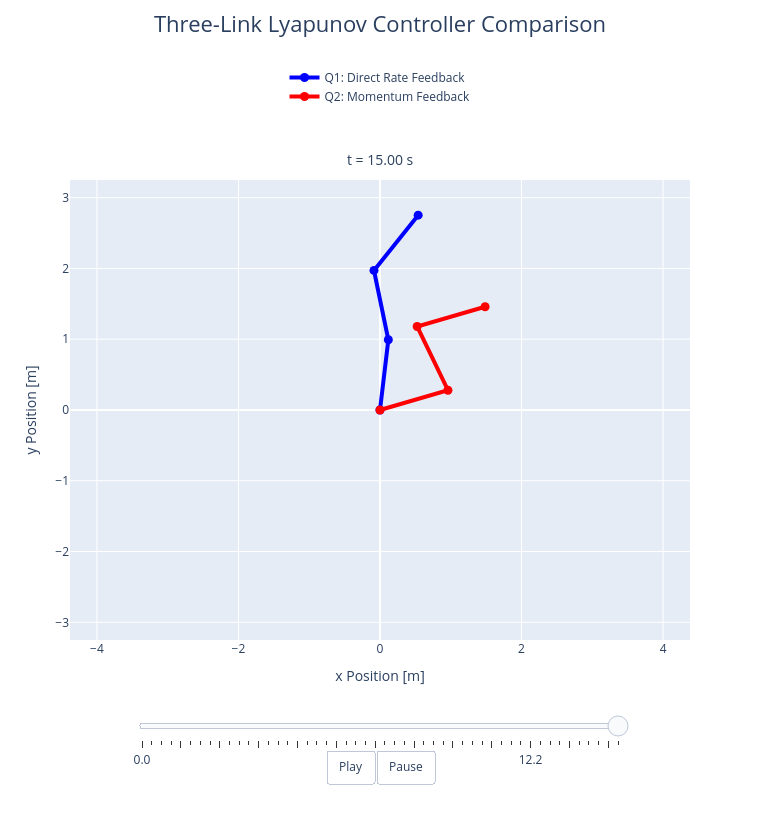

The notebook cell this image was saved under:
### Code cell
"""
Run and visualize a self-contained comparison of the two Lyapunov
rate-regulation controllers for the three-link system.

This cell is intended as an experimental visualization layer. The
initial link orientations, angular rates, controller gains, simulation
duration, and animation settings can all be changed from the editable
inputs below without modifying the earlier numerical example.

Both controllers are simulated from exactly the same initial state and
their three-link mechanisms are overlaid in the same physical x-y frame:

    Blue : Q_1 = -P_1 q_dot
    Red  : Q_2 = -P_2 [M(q)] q_dot

Their separation during the transient therefore shows how two
Lyapunov-stabilizing controllers can produce different closed-loop
behaviour despite having the same rate-regulation objective.

The simulated trajectories are sampled into animation_data and displayed
interactively using Plotly. The animation can be played continuously or
scrubbed manually using the time slider to inspect individual stages of
the transient response.

The animation_data object is intentionally retained so that the same
simulated response can be passed to a separate GIF export cell without
rerunning the simulation.

This cell reuses the mechanical model developed earlier and assumes that
the following already exist:

    - mass_matrix(q)
    - mass_matrix_derivatives(q)
    - closed_loop_dynamics(t, state, controller)
    - l_1, l_2, l_3
"""

import numpy as np
import plotly.graph_objects as go

from scipy.integrate import solve_ivp


# ============================================================
# User-editable inputs
# ============================================================

# Initial link orientations [deg]
initial_angles_deg = [
    0.0,
    180.0,
    0.0,
]

# Initial link angular rates [deg/s]
initial_rates_deg = [
    0.0,
    -60.0,
    0.0,
]

# Controller gains
P_1_visualization = 1.0      # [kg m^2 / s]
P_2_visualization = 0.72     # [1 / s]

# Simulation interval and output spacing [s]
t_start = 0.0
t_end = 15.0
dt = 0.01

# Animation settings
n_animation_frames = 50
frame_duration_ms = 100


# ============================================================
# Visualization-specific controllers
# ============================================================

def rate_feedback_visualization(q, q_dot):
    Q = -P_1_visualization * q_dot

    return Q


def momentum_feedback_visualization(q, q_dot):
    M = mass_matrix(q)

    generalized_momentum = M @ q_dot
    Q = -P_2_visualization * generalized_momentum

    return Q


# ============================================================
# Build the initial state and simulate both controllers
# ============================================================

n_points = int(
    (t_end - t_start) / dt
) + 1

time_visualization = np.linspace(
    t_start,
    t_end,
    n_points,
)

q_0_visualization = np.deg2rad(
    initial_angles_deg
)

q_dot_0_visualization = np.deg2rad(
    initial_rates_deg
)

initial_state_visualization = np.concatenate(
    (
        q_0_visualization,
        q_dot_0_visualization,
    )
)


solution_Q1_visualization = solve_ivp(
    fun=closed_loop_dynamics,
    t_span=(t_start, t_end),
    y0=initial_state_visualization,
    t_eval=time_visualization,
    args=(rate_feedback_visualization,),
    rtol=1e-10,
    atol=1e-12,
)


solution_Q2_visualization = solve_ivp(
    fun=closed_loop_dynamics,
    t_span=(t_start, t_end),
    y0=initial_state_visualization,
    t_eval=time_visualization,
    args=(momentum_feedback_visualization,),
    rtol=1e-10,
    atol=1e-12,
)


# ============================================================
# Convert link orientations into physical endpoint coordinates
# ============================================================

def link_endpoints(q):
    theta_1, theta_2, theta_3 = q

    x_0 = 0.0
    y_0 = 0.0

    x_1 = l_1 * np.cos(theta_1)
    y_1 = l_1 * np.sin(theta_1)

    x_2 = x_1 + l_2 * np.cos(theta_2)
    y_2 = y_1 + l_2 * np.sin(theta_2)

    x_3 = x_2 + l_3 * np.cos(theta_3)
    y_3 = y_2 + l_3 * np.sin(theta_3)

    x_coordinates = np.array([
        x_0,
        x_1,
        x_2,
        x_3,
    ])

    y_coordinates = np.array([
        y_0,
        y_1,
        y_2,
        y_3,
    ])

    return x_coordinates, y_coordinates


# ============================================================
# Sample both simulated trajectories for visualization
# ============================================================

frame_indices = np.linspace(
    0,
    time_visualization.size - 1,
    n_animation_frames,
    dtype=int,
)

q_history_Q1 = solution_Q1_visualization.y[:3, :]
q_history_Q2 = solution_Q2_visualization.y[:3, :]

animation_data = []


for solution_index in frame_indices:

    q_Q1 = q_history_Q1[
        :,
        solution_index
    ]

    q_Q2 = q_history_Q2[
        :,
        solution_index
    ]

    x_Q1, y_Q1 = link_endpoints(
        q_Q1
    )

    x_Q2, y_Q2 = link_endpoints(
        q_Q2
    )

    current_time = time_visualization[
        solution_index
    ]

    frame_data = {
        "x_Q1": x_Q1,
        "y_Q1": y_Q1,
        "x_Q2": x_Q2,
        "y_Q2": y_Q2,
        "time": current_time,
    }

    animation_data.append(
        frame_data
    )


# ============================================================
# Construct the interactive Plotly animation
# ============================================================

axis_limit = (
    l_1
    + l_2
    + l_3
    + 0.25
)

initial_frame = animation_data[0]


figure = go.Figure(
    data=[
        go.Scatter(
            x=initial_frame["x_Q1"],
            y=initial_frame["y_Q1"],
            mode="lines+markers",
            name="Q1: Direct Rate Feedback",
            line=dict(
                color="blue",
                width=4,
            ),
            marker=dict(
                color="blue",
                size=9,
            ),
        ),

        go.Scatter(
            x=initial_frame["x_Q2"],
            y=initial_frame["y_Q2"],
            mode="lines+markers",
            name="Q2: Momentum Feedback",
            line=dict(
                color="red",
                width=4,
            ),
            marker=dict(
                color="red",
                size=9,
            ),
        ),
    ]
)


# ============================================================
# Build the Plotly animation frames
# ============================================================

plotly_frames = []


for frame_number, frame_data in enumerate(animation_data):

    plotly_frame = go.Frame(
        name=str(frame_number),

        data=[
            go.Scatter(
                x=frame_data["x_Q1"],
                y=frame_data["y_Q1"],
            ),

            go.Scatter(
                x=frame_data["x_Q2"],
                y=frame_data["y_Q2"],
            ),
        ],

        traces=[
            0,
            1,
        ],

        layout=go.Layout(
            annotations=[
                dict(
                    text=f't = {frame_data["time"]:.2f} s',
                    x=0.5,
                    y=1.02,
                    xref="paper",
                    yref="paper",
                    xanchor="center",
                    yanchor="bottom",
                    showarrow=False,
                    font=dict(
                        size=14,
                    ),
                )
            ]
        ),
    )

    plotly_frames.append(
        plotly_frame
    )


figure.frames = plotly_frames


# ============================================================
# Build the time slider
# ============================================================

slider_steps = []

slider_label_interval = max(
    1,
    n_animation_frames // 5
)


for frame_number, frame_data in enumerate(animation_data):

    show_label = (
        frame_number % slider_label_interval == 0
        or frame_number == n_animation_frames - 1
    )

    if show_label:
        slider_label = f'{frame_data["time"]:.1f}'
    else:
        slider_label = ""

    slider_step = dict(
        method="animate",
        label=slider_label,

        args=[
            [str(frame_number)],
            {
                "mode": "immediate",

                "frame": {
                    "duration": 0,
                    "redraw": True,
                },

                "transition": {
                    "duration": 0,
                },
            },
        ],
    )

    slider_steps.append(
        slider_step
    )


# ============================================================
# Configure the Plotly layout and controls
# ============================================================

figure.update_layout(
    title=dict(
        text="Three-Link Lyapunov Controller Comparison",
        x=0.5,
        y=0.98,
        xanchor="center",
        yanchor="top",
        font=dict(
            size=22,
        ),
    ),

    width=760,
    height=820,

    margin=dict(
        t=180,
        b=180,
        l=70,
        r=70,
    ),

    legend=dict(
        orientation="v",
        x=0.5,
        xanchor="center",
        y=1.15,
        yanchor="bottom",
    ),

    annotations=[
        dict(
            text=f't = {initial_frame["time"]:.2f} s',
            x=0.5,
            y=1.05,
            xref="paper",
            yref="paper",
            xanchor="center",
            yanchor="bottom",
            showarrow=False,
            font=dict(
                size=14,
            ),
        )
    ],

    xaxis=dict(
        title="x Position [m]",
        range=[
            -axis_limit,
            axis_limit,
        ],
        zeroline=True,
        scaleanchor="y",
        scaleratio=1,
    ),

    yaxis=dict(
        title="y Position [m]",
        range=[
            -axis_limit,
            axis_limit,
        ],
        zeroline=True,
    ),

    sliders=[
        dict(
            active=0,

            x=0.10,
            len=0.80,

            y=-0.10,
            yanchor="top",

            currentvalue=dict(
                visible=False,
            ),

            pad=dict(
                t=30,
            ),

            steps=slider_steps,
        )
    ],

    updatemenus=[
        dict(
            type="buttons",
            direction="left",

            x=0.5,
            xanchor="center",

            y=-0.24,
            yanchor="top",

            showactive=False,

            buttons=[
                dict(
                    label="Play",
                    method="animate",

                    args=[
                        None,
                        {
                            "frame": {
                                "duration": frame_duration_ms,
                                "redraw": True,
                            },

                            "transition": {
                                "duration": 0,
                            },

                            "fromcurrent": True,
                        },
                    ],
                ),

                dict(
                    label="Pause",
                    method="animate",

                    args=[
                        [None],
                        {
                            "frame": {
                                "duration": 0,
                                "redraw": False,
                            },

                            "mode": "immediate",
                        },
                    ],
                ),
            ],
        )
    ],
)


figure.show()

### Figure 1 — Plotly figure (JSON) as saved in the notebook; plotly's stock layout.template omitted (floating-point values rounded to 4 significant figures)
{"data": [{"line": {"color": "blue", "width": 4}, "marker": {"color": "blue", "size": 9}, "mode": "lines+markers", "name": "Q1: Direct Rate Feedback", "type": "scatter", "x": [0.0, 0.1179, -0.08516, 0.5391], "y": [0.0, 0.993, 1.972, 2.753]}, {"line": {"color": "red", "width": 4}, "marker": {"color": "red", "size": 9}, "mode": "lines+markers", "name": "Q2: Momentum Feedback", "type": "scatter", "x": [0.0, 0.9601, 0.5251, 1.485], "y": [0.0, 0.2796, 1.18, 1.46]}], "layout": {"annotations": [{"font": {"size": 14}, "showarrow": false, "text": "t = 15.00 s", "x": 0.5, "xanchor": "center", "xref": "paper", "y": 1.02, "yanchor": "bottom", "yref": "paper"}], "height": 820, "legend": {"orientation": "v", "x": 0.5, "xanchor": "center", "y": 1.15, "yanchor": "bottom"}, "margin": {"b": 180, "l": 70, "r": 70, "t": 180}, "sliders": [{"active": 49, "currentvalue": {"visible": false}, "len": 0.8, "pad": {"t": 30}, "steps": [{"args": [["0"], {"frame": {"duration": 0, "redraw": true}, "mode": "immediate", "transition": {"duration": 0}}], "label": "0.0", "method": "animate"}, {"args": [["1"], {"frame": {"duration": 0, "redraw": true}, "mode": "immediate", "transition": {"duration": 0}}], "label": "", "method": "animate"}, {"args": [["2"], {"frame": {"duration": 0, "redraw": true}, "mode": "immediate", "transition": {"duration": 0}}], "label": "", "method": "animate"}, {"args": [["3"], {"frame": {"duration": 0, "redraw": true}, "mode": "immediate", "transition": {"duration": 0}}], "label": "", "method": "animate"}, {"args": [["4"], {"frame": {"duration": 0, "redraw": true}, "mode": "immediate", "transition": {"duration": 0}}], "label": "", "method": "animate"}, {"args": [["5"], {"frame": {"duration": 0, "redraw": true}, "mode": "immediate", "transition": {"duration": 0}}], "label": "", "method": "animate"}, {"args": [["6"], {"frame": {"duration": 0, "redraw": true}, "mode": "immediate", "transition": {"duration": 0}}], "label": "", "method": "animate"}, {"args": [["7"], {"frame": {"duration": 0, "redraw": true}, "mode": "immediate", "transition": {"duration": 0}}], "label": "", "method": "animate"}, {"args": [["8"], {"frame": {"duration": 0, "redraw": true}, "mode": "immediate", "transition": {"duration": 0}}], "label": "", "method": "animate"}, {"args": [["9"], {"frame": {"duration": 0, "redraw": true}, "mode": "immediate", "transition": {"duration": 0}}], "label": "", "method": "animate"}, {"args": [["10"], {"frame": {"duration": 0, "redraw": true}, "mode": "immediate", "transition": {"duration": 0}}], "label": "3.1", "method": "animate"}, {"args": [["11"], {"frame": {"duration": 0, "redraw": true}, "mode": "immediate", "transition": {"duration": 0}}], "label": "", "method": "animate"}, {"args": [["12"], {"frame": {"duration": 0, "redraw": true}, "mode": "immediate", "transition": {"duration": 0}}], "label": "", "method": "animate"}, {"args": [["13"], {"frame": {"duration": 0, "redraw": true}, "mode": "immediate", "transition": {"duration": 0}}], "label": "", "method": "animate"}, {"args": [["14"], {"frame": {"duration": 0, "redraw": true}, "mode": "immediate", "transition": {"duration": 0}}], "label": "", "method": "animate"}, {"args": [["15"], {"frame": {"duration": 0, "redraw": true}, "mode": "immediate", "transition": {"duration": 0}}], "label": "", "method": "animate"}, {"args": [["16"], {"frame": {"duration": 0, "redraw": true}, "mode": "immediate", "transition": {"duration": 0}}], "label": "", "method": "animate"}, {"args": [["17"], {"frame": {"duration": 0, "redraw": true}, "mode": "immediate", "transition": {"duration": 0}}], "label": "", "method": "animate"}, {"args": [["18"], {"frame": {"duration": 0, "redraw": true}, "mode": "immediate", "transition": {"duration": 0}}], "label": "", "method": "animate"}, {"args": [["19"], {"frame": {"duration": 0, "redraw": true}, "mode": "immediate", "transition": {"duration": 0}}], "label": "", "method": "animate"}, {"args": [["20"], {"frame": {"duration": 0, "redraw": true}, "mode": "immediate", "transition": {"duration": 0}}], "label": "6.1", "method": "animate"}, {"args": [["21"], {"frame": {"duration": 0, "redraw": true}, "mode": "immediate", "transition": {"duration": 0}}], "label": "", "method": "animate"}, {"args": [["22"], {"frame": {"duration": 0, "redraw": true}, "mode": "immediate", "transition": {"duration": 0}}], "label": "", "method": "animate"}, {"args": [["23"], {"frame": {"duration": 0, "redraw": true}, "mode": "immediate", "transition": {"duration": 0}}], "label": "", "method": "animate"}, {"args": [["24"], {"frame": {"duration": 0, "redraw": true}, "mode": "immediate", "transition": {"duration": 0}}], "label": "", "method": "animate"}, {"args": [["25"], {"frame": {"duration": 0, "redraw": true}, "mode": "immediate", "transition": {"duration": 0}}], "label": "", "method": "animate"}, {"args": [["26"], {"frame": {"duration": 0, "redraw": true}, "mode": "immediate", "transition": {"duration": 0}}], "label": "", "method": "animate"}, {"args": [["27"], {"frame": {"duration": 0, "redraw": true}, "mode": "immediate", "transition": {"duration": 0}}], "label": "", "method": "animate"}, {"args": [["28"], {"frame": {"duration": 0, "redraw": true}, "mode": "immediate", "transition": {"duration": 0}}], "label": "", "method": "animate"}, {"args": [["29"], {"frame": {"duration": 0, "redraw": true}, "mode": "immediate", "transition": {"duration": 0}}], "label": "", "method": "animate"}, {"args": [["30"], {"frame": {"duration": 0, "redraw": true}, "mode": "immediate", "transition": {"duration": 0}}], "label": "9.2", "method": "animate"}, {"args": [["31"], {"frame": {"duration": 0, "redraw": true}, "mode": "immediate", "transition": {"duration": 0}}], "label": "", "method": "animate"}, {"args": [["32"], {"frame": {"duration": 0, "redraw": true}, "mode": "immediate", "transition": {"duration": 0}}], "label": "", "method": "animate"}, {"args": [["33"], {"frame": {"duration": 0, "redraw": true}, "mode": "immediate", "transition": {"duration": 0}}], "label": "", "method": "animate"}, {"args": [["34"], {"frame": {"duration": 0, "redraw": true}, "mode": "immediate", "transition": {"duration": 0}}], "label": "", "method": "animate"}, {"args": [["35"], {"frame": {"duration": 0, "redraw": true}, "mode": "immediate", "transition": {"duration": 0}}], "label": "", "method": "animate"}, {"args": [["36"], {"frame": {"duration": 0, "redraw": true}, "mode": "immediate", "transition": {"duration": 0}}], "label": "", "method": "animate"}, {"args": [["37"], {"frame": {"duration": 0, "redraw": true}, "mode": "immediate", "transition": {"duration": 0}}], "label": "", "method": "animate"}, {"args": [["38"], {"frame": {"duration": 0, "redraw": true}, "mode": "immediate", "transition": {"duration": 0}}], "label": "", "method": "animate"}, {"args": [["39"], {"frame": {"duration": 0, "redraw": true}, "mode": "immediate", "transition": {"duration": 0}}], "label": "", "method": "animate"}, {"args": [["40"], {"frame": {"duration": 0, "redraw": true}, "mode": "immediate", "transition": {"duration": 0}}], "label": "12.2", "method": "animate"}, {"args": [["41"], {"frame": {"duration": 0, "redraw": true}, "mode": "immediate", "transition": {"duration": 0}}], "label": "", "method": "animate"}, {"args": [["42"], {"frame": {"duration": 0, "redraw": true}, "mode": "immediate", "transition": {"duration": 0}}], "label": "", "method": "animate"}, {"args": [["43"], {"frame": {"duration": 0, "redraw": true}, "mode": "immediate", "transition": {"duration": 0}}], "label": "", "method": "animate"}, {"args": [["44"], {"frame": {"duration": 0, "redraw": true}, "mode": "immediate", "transition": {"duration": 0}}], "label": "", "method": "animate"}, {"args": [["45"], {"frame": {"duration": 0, "redraw": true}, "mode": "immediate", "transition": {"duration": 0}}], "label": "", "method": "animate"}, {"args": [["46"], {"frame": {"duration": 0, "redraw": true}, "mode": "immediate", "transition": {"duration": 0}}], "label": "", "method": "animate"}, {"args": [["47"], {"frame": {"duration": 0, "redraw": true}, "mode": "immediate", "transition": {"duration": 0}}], "label": "", "method": "animate"}, {"args": [["48"], {"frame": {"duration": 0, "redraw": true}, "mode": "immediate", "transition": {"duration": 0}}], "label": "", "method": "animate"}, {"args": [["49"], {"frame": {"duration": 0, "redraw": true}, "mode": "immediate", "transition": {"duration": 0}}], "label": "15.0", "method": "animate"}], "x": 0.1, "y": -0.1, "yanchor": "top"}], "title": {"font": {"size": 22}, "text": "Three-Link Lyapunov Controller Comparison", "x": 0.5, "xanchor": "center", "y": 0.98, "yanchor": "top"}, "updatemenus": [{"active": 0, "buttons": [{"args": [null, {"frame": {"duration": 100, "redraw": true}, "fromcurrent": true, "transition": {"duration": 0}}], "label": "Play", "method": "animate"}, {"args": [[null], {"frame": {"duration": 0, "redraw": false}, "mode": "immediate"}], "label": "Pause", "method": "animate"}], "direction": "left", "showactive": false, "type": "buttons", "x": 0.5, "xanchor": "center", "y": -0.24, "yanchor": "top"}], "width": 760, "xaxis": {"domain": [0, 1], "range": [-4.38, 4.38], "scaleanchor": "y", "scaleratio": 1, "title": {"text": "x Position [m]"}, "type": "linear", "zeroline": true}, "yaxis": {"domain": [0, 1], "range": [-3.25, 3.25], "title": {"text": "y Position [m]"}, "type": "linear", "zeroline": true}}}
